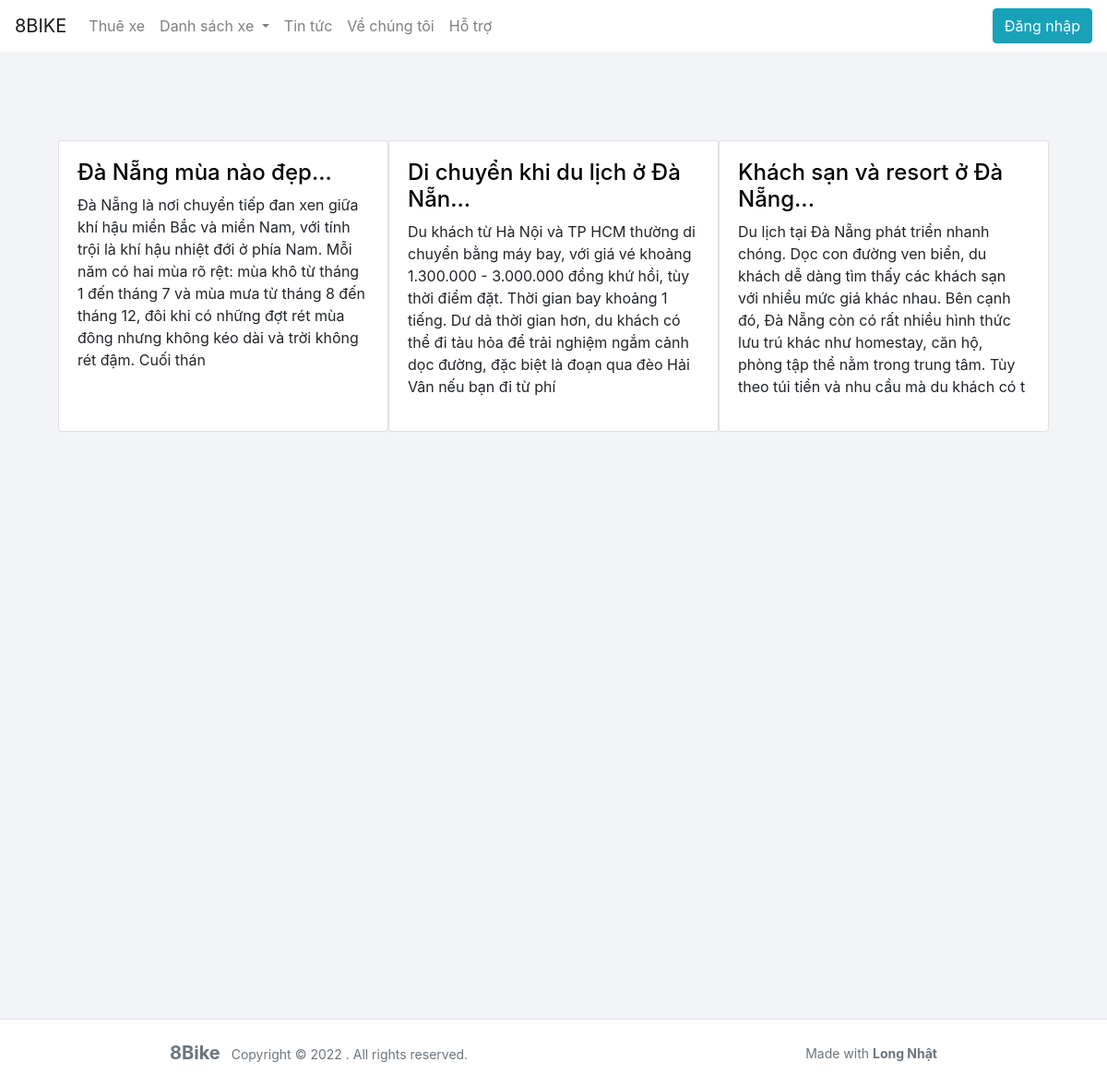
Page /postspage/ on the committed database.
### posts/models.py (models this page shows, shortened)
class Post(models.Model):
    id = models.UUIDField(
        primary_key=True, default=uuid.uuid4, editable=False, unique=True
    )
    title = models.CharField(max_length=255, default="")
    slug = models.SlugField(unique=True)
    content = models.TextField(default="")
    post_date = models.DateTimeField(auto_now_add=True)
    class Meta:
        db_table = "posts"

### posts/views.py (the view)
# urls.py: path('postspage/', homepostview, name='postspage'),
def homepostview(request):
    posts = Post.objects.all()
    types = Type.objects.all()
    class Meta:
        ordering = ['-post_date']
    return render(request, 'core/post/posts.html', {'posts': posts, 'types': types})

### templates/core/post/posts.html (shortened to what this page needs)
{% extends 'core/base.html' %}
{% load static %}
{% block content %}
<div class="container px-5 my-5">
    <div class="row gx-5">
        {% for post in posts %}
        <div class="col-lg-4 mb-5 mb-lg-0 card card-body mt-5">
            <a href="{% url 'post_detail' post.slug %}" class="h4  fw-bolder" style="color: black">{{ post.title|slice:30 }}...</a>
            <p>{{ post.content|slice:300 }}</p>
        </div>
        {% endfor %}
    </div>
</div>
{% endblock %}

### static/core/css/main.css (style rules this page uses)
body { background-color: #f2f4f7; }

### rows in the picture
Post: title "Đà Nẵng mùa nào đẹp", content "Đà Nẵng là nơi chuyển tiếp đan xen giữa khí hậu miền Bắc và miền Nam, với tính trội là khí hậu nhiệt đới ở phía Nam. Mỗi năm có hai mùa rõ rệt: mùa khô từ tháng 1 đến tháng 7 và mùa mưa từ tháng 8 đến tháng 12, đôi khi có những đợt rét mùa đông nhưng không kéo dài và trời không rét đậm. Cuối thán"
Post: title "Di chuyển khi du lịch ở Đà Nẵn", content "Du khách từ Hà Nội và TP HCM thường di chuyển bằng máy bay, với giá vé khoảng 1.300.000 - 3.000.000 đồng khứ hồi, tùy thời điểm đặt. Thời gian bay khoảng 1 tiếng. Dư dả thời gian hơn, du khách có thể đi tàu hỏa để trải nghiệm ngắm cảnh dọc đường, đặc biệt là đoạn qua đèo Hải Vân nếu bạn đi từ phí"
Post: title "Khách sạn và resort ở Đà Nẵng", content "Du lịch tại Đà Nẵng phát triển nhanh chóng. Dọc con đường ven biển, du khách dễ dàng tìm thấy các khách sạn với nhiều mức giá khác nhau. Bên cạnh đó, Đà Nẵng còn có rất nhiều hình thức lưu trú khác như homestay, căn hộ, phòng tập thể nằm trong trung tâm. Tùy theo túi tiền và nhu cầu mà du khách có t"
